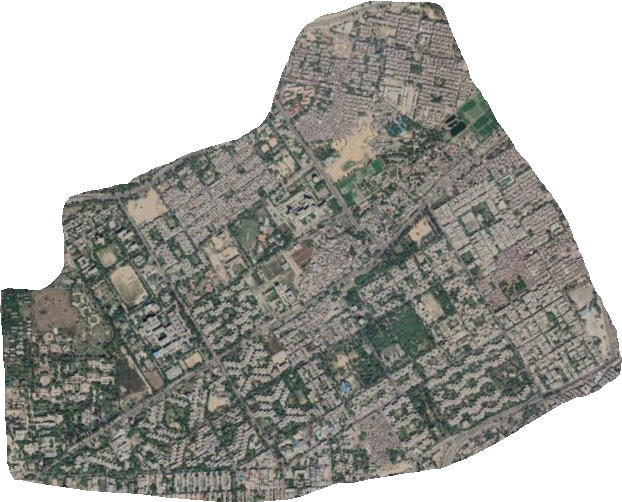
#> input picture major forest cover/clean dataset/3.PNG, 622 x 502 px, found by its file name
$ python 'white region.py'
#> lines starting #> are read from the running program, lines starting #| are printed output that depends on the picture; after the words box and inside, x2 and y2 are one past the last pixel; in counts of white or black regions, pixels touching at a corner belong together
#> further down, image is the input picture: shape (502, 622, 3); mean B, G, R 160.2, 165.1, 164.9
import cv2 as cv
import numpy as np
def findAcc(img):
	low_green = np.array([0, 0, 0])
	high_green = np.array([0, 0, 255])
	hsv_img = cv.cvtColor(img, cv.COLOR_BGR2HSV)
#> hsv_img: shape (502, 622, 3); mean H, S, V 24, 17.2, 167.2
	mask = cv.inRange(hsv_img, low_green, high_green)
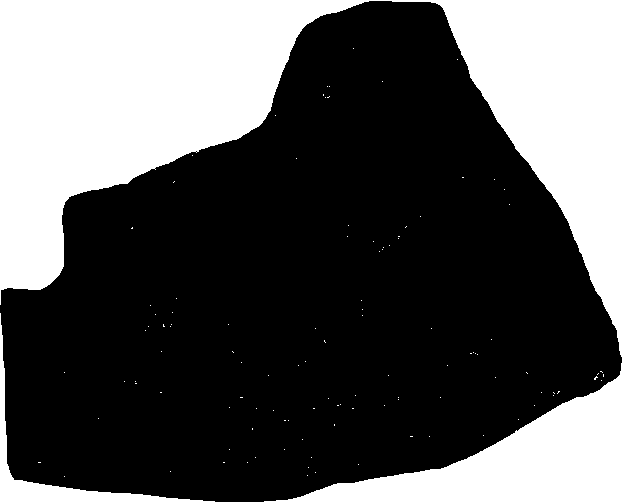
#> mask: shape (502, 622); 34.3% white; 114 white regions (111 under 20 px), largest, box (x1, y1, x2, y2) and area: (0, 0, 622, 357) 86340, (264, 363, 622, 502) 17538, (0, 313, 215, 502) 3187

	res = cv.bitwise_and(img, img, mask = mask)

	#cv.imshow(str(nam+1) + " Mask", mask)
	#cv.imwrite(str(nam+1) + ".png", mask)
	#cv.waitKey(0)

	bw = cv.cvtColor(res, cv.COLOR_BGR2GRAY)
	bw = cv.GaussianBlur(bw, (3, 3), 0)

	a, thresh = cv.threshold(bw, 0, 255, cv.THRESH_BINARY + cv.THRESH_OTSU)
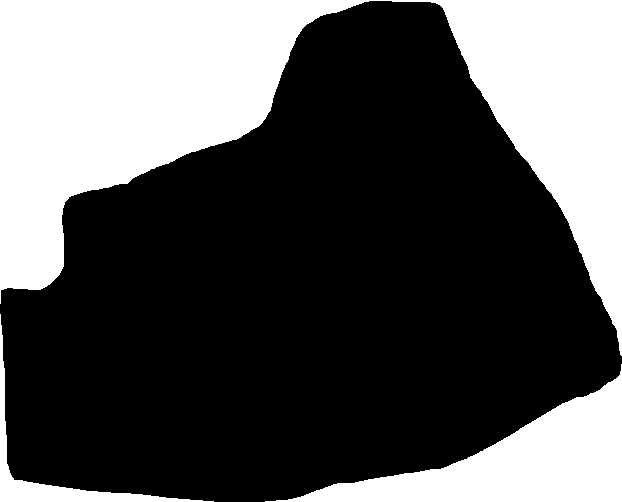
#> thresh: shape (502, 622); 34.3% white; 3 white regions, box (x1, y1, x2, y2) and area: (0, 0, 622, 356) 86334, (265, 364, 622, 502) 17534, (0, 314, 214, 502) 3185
#> a = 125
	kernel = np.ones((5,5), np.uint8)

	canny = cv.Canny(bw, a*0.5, a)
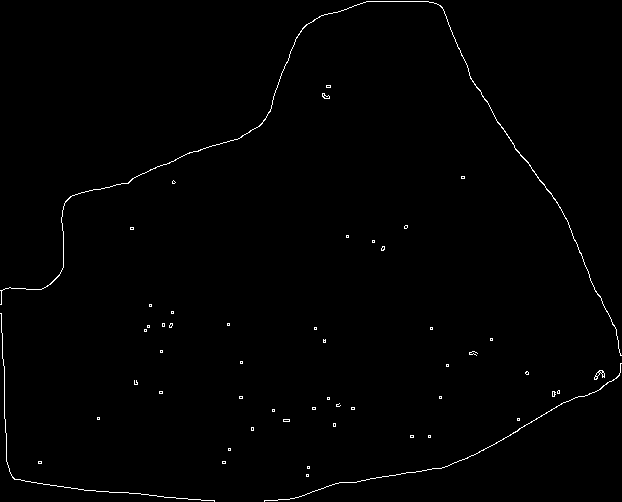
#> canny: shape (502, 622); 0.75% white in thin lines or dots

	#cv.imshow(str(nam+2) + " Canny", canny)
	#cv.imwrite(str(nam+2) + ".png", canny)
	#cv.waitKey(0)


	canny = cv.dilate(canny, kernel, iterations=1)
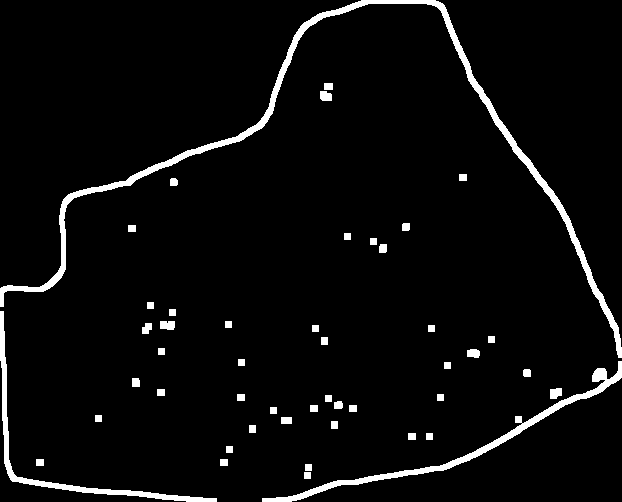
#> canny: shape (502, 622); 4.3% white; 47 white regions, largest, box (x1, y1, x2, y2) and area: (0, 0, 622, 358) 6108, (262, 361, 622, 502) 2584, (0, 311, 217, 502) 1951
	# cv.imshow("ss", canny)

	area, tot = cv.countNonZero(canny), img.shape[0] * img.shape[1]
#> area = 13302; tot = 312244

	#to print the image with area: but also include line no 53 & 54 also, also change name variable value
	cv.putText(img, 'Forest Cover ' + str(area/tot * 100) , (56, 80), cv.FONT_HERSHEY_COMPLEX, 0.7, (2,255,2),2)
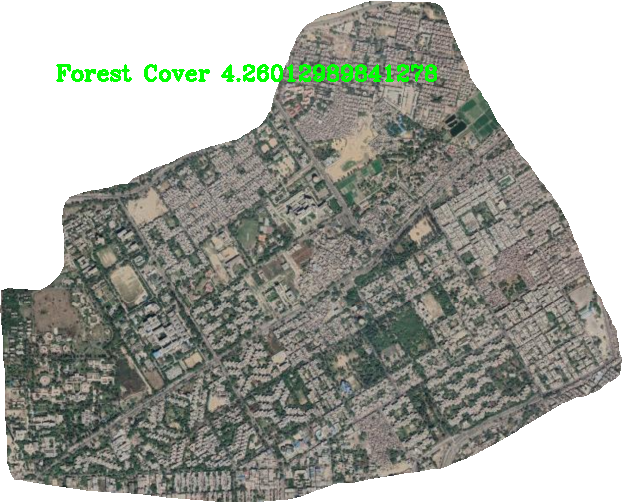
#> img: shape (502, 622, 3); 1.01% of pixels changed, all inside (x1, y1, x2, y2) = (56, 64, 437, 82)
	cv.imshow(str(30000011), img)
	#cv.imwrite(str(nam+3)+'.png', img)
	#cv.waitKey(0)

	print(tot)
#| 312244
	print(area)
#| 13302
	print(tot-area)
#| 298942
	return area/tot

image = cv.imread("3.png")
findAcc(image)

$ run again, with major forest cover/clean dataset/1.PNG copied over major forest cover/clean dataset/3.PNG
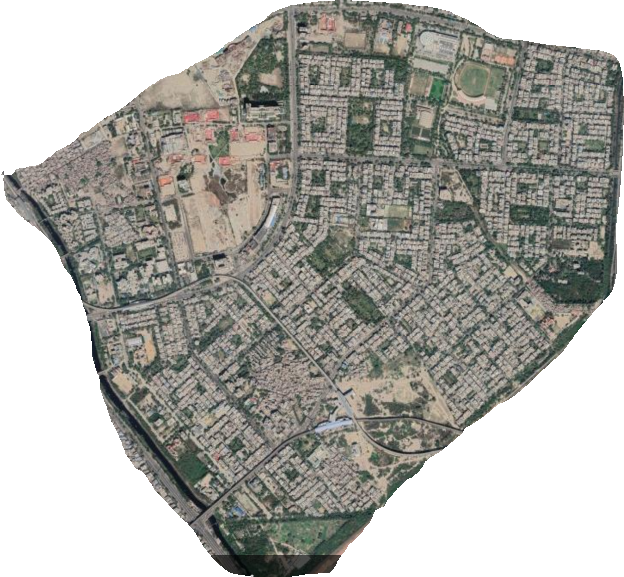
#> input picture major forest cover/clean dataset/1.PNG, 624 x 577 px, found by its file name
#> image is the input picture: shape (577, 624, 3); mean B, G, R 164.6, 169.9, 170.6
#> hsv_img: shape (577, 624, 3); mean H, S, V 23.5, 17.9, 172.6
#> in findAcc, `mask = cv.inRange(hsv_img, low_green, high_green)`:
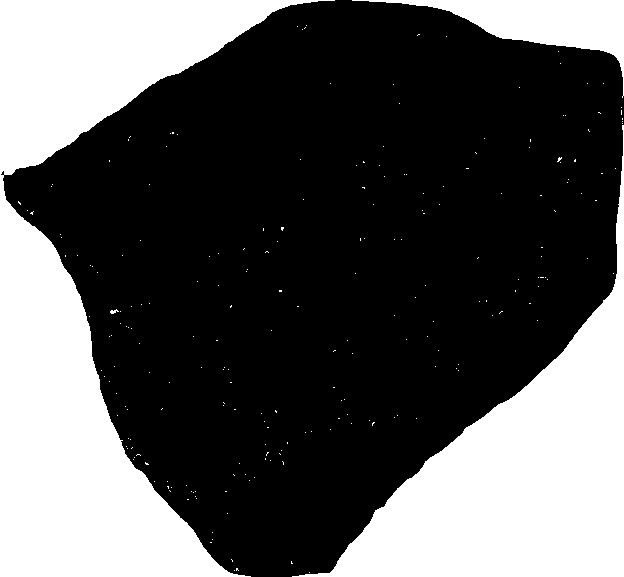
#> mask: shape (577, 624); 34.5% white; 229 white regions (225 under 20 px), largest, box (x1, y1, x2, y2) and area: (0, 0, 335, 577) 69947, (292, 125, 624, 577) 46191, (352, 0, 624, 98) 7511, (110, 309, 119, 314) 24
#> thresh: shape (577, 624); 34.3% white; 4 white regions (1 under 20 px), largest, box (x1, y1, x2, y2) and area: (0, 0, 334, 577) 69945, (293, 125, 624, 577) 46186, (353, 0, 624, 95) 7507
#> a = 127
#> area = 17751; tot = 360048
#> in findAcc, `cv.putText(img, 'Forest Cover ' + str(area/tot * 100) , (56, 80), cv.F..`:
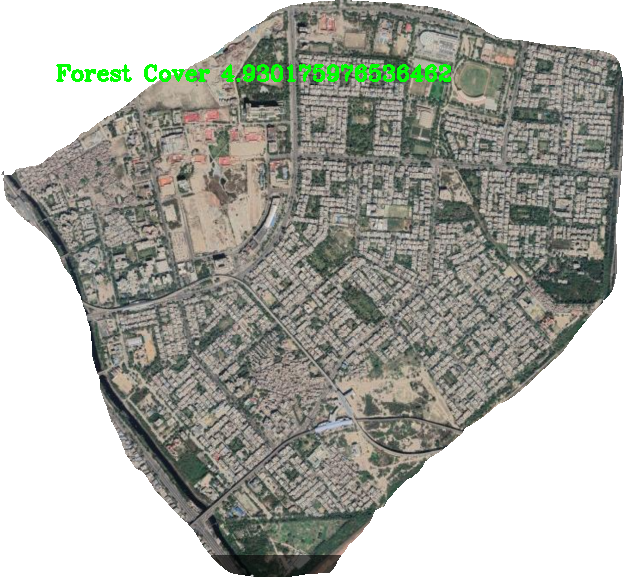
#> img: shape (577, 624, 3); 0.92% of pixels changed, all inside (x1, y1, x2, y2) = (56, 64, 451, 82)
#| 360048
#| 17751
#| 342297

$ run again, with major forest cover/clean dataset/2.PNG copied over major forest cover/clean dataset/3.PNG
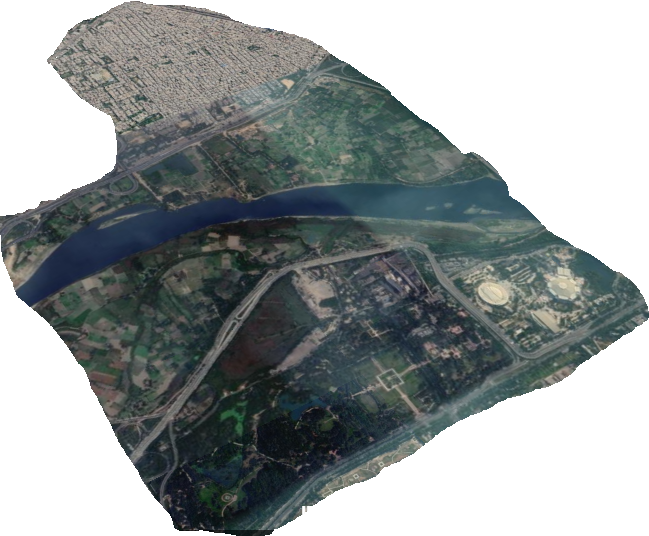
#> input picture major forest cover/clean dataset/2.PNG, 649 x 536 px, found by its file name
#> image is the input picture: shape (536, 649, 3); mean B, G, R 155.8, 155.7, 150.1
#> hsv_img: shape (536, 649, 3); mean H, S, V 45.7, 32, 158.2
#> in findAcc, `mask = cv.inRange(hsv_img, low_green, high_green)`:
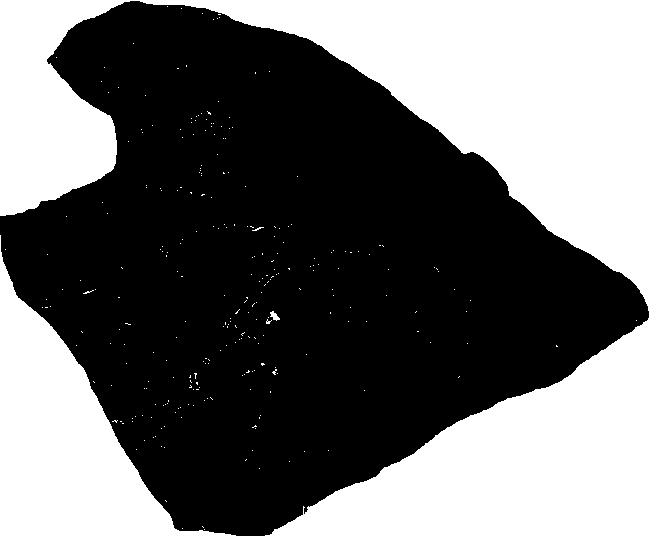
#> mask: shape (536, 649); 41.7% white; 276 white regions (272 under 20 px), largest, box (x1, y1, x2, y2) and area: (0, 0, 649, 311) 77452, (265, 318, 649, 536) 41238, (0, 235, 236, 536) 26016, (270, 311, 280, 321) 53
#> thresh: shape (536, 649); 41.6% white; 3 white regions, box (x1, y1, x2, y2) and area: (0, 0, 649, 310) 77450, (266, 319, 649, 536) 41235, (0, 236, 235, 536) 26014
#> a = 127
#> area = 15612; tot = 347864
#> in findAcc, `cv.putText(img, 'Forest Cover ' + str(area/tot * 100) , (56, 80), cv.F..`:
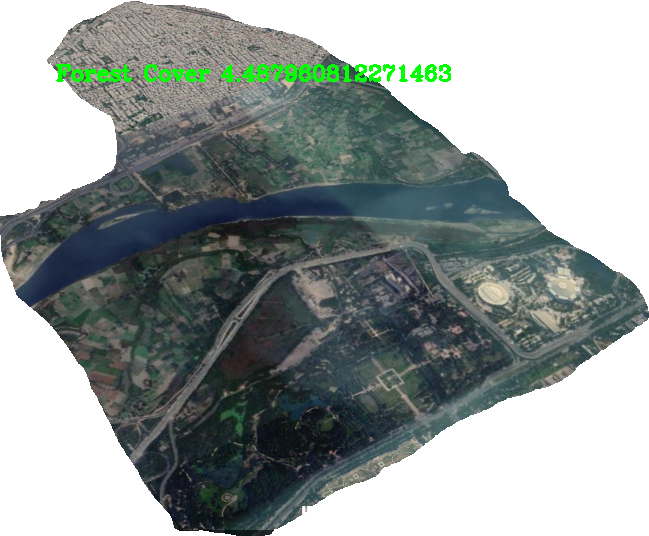
#> img: shape (536, 649, 3); 0.93% of pixels changed, all inside (x1, y1, x2, y2) = (56, 64, 451, 82)
#| 347864
#| 15612
#| 332252

$ run again, with major forest cover/clean dataset/4.PNG copied over major forest cover/clean dataset/3.PNG
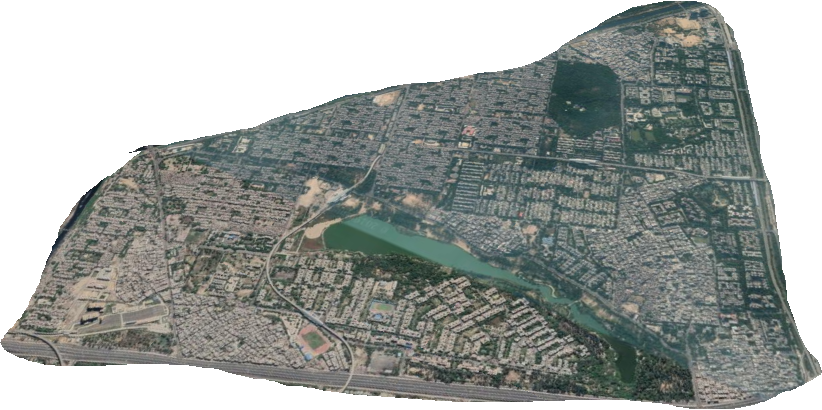
#> input picture major forest cover/clean dataset/4.PNG, 822 x 410 px, found by its file name
#> image is the input picture: shape (410, 822, 3); mean B, G, R 159.6, 162.8, 158.2
#> hsv_img: shape (410, 822, 3); mean H, S, V 39.8, 21.5, 164.1
#> in findAcc, `mask = cv.inRange(hsv_img, low_green, high_green)`:
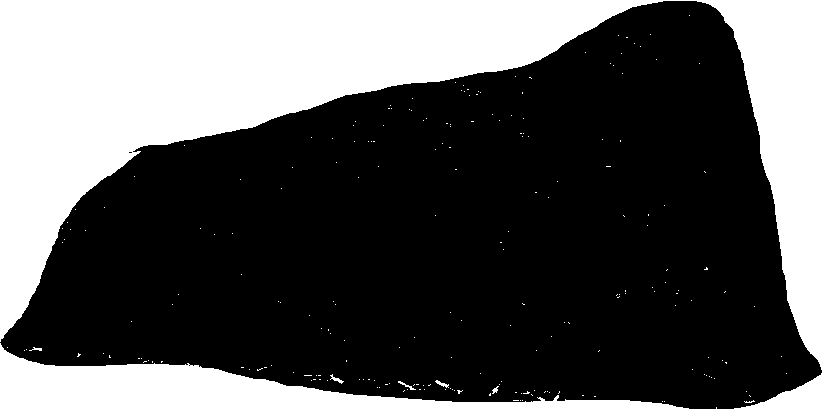
#> mask: shape (410, 822); 34.4% white; 221 white regions (214 under 20 px), largest, box (x1, y1, x2, y2) and area: (0, 0, 822, 370) 97116, (0, 343, 822, 410) 18268, (330, 374, 344, 384) 44
#> thresh: shape (410, 822); 34.2% white; 4 white regions (2 under 20 px), largest, box (x1, y1, x2, y2) and area: (0, 0, 822, 369) 97117, (0, 344, 822, 410) 18216
#> a = 127
#> area = 18867; tot = 337020
#> in findAcc, `cv.putText(img, 'Forest Cover ' + str(area/tot * 100) , (56, 80), cv.F..`:
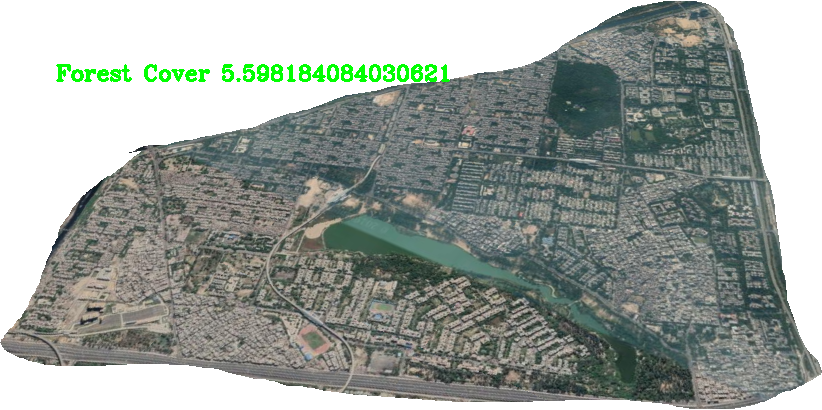
#> img: shape (410, 822, 3); 0.98% of pixels changed, all inside (x1, y1, x2, y2) = (56, 64, 450, 82)
#| 337020
#| 18867
#| 318153
